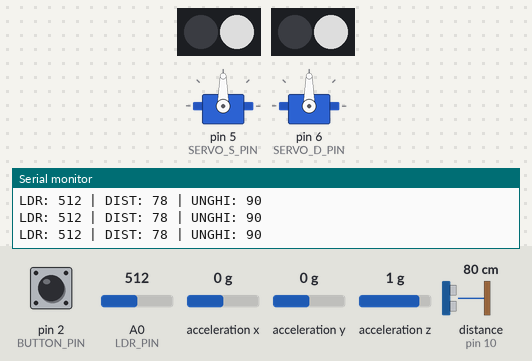
Bench run of a sketch on a simulated Arduino Uno, built with avr-gcc and run on an emulated ATmega328P. On the bench: 2 × 2 RGB LEDs in strip order, left to right, 2 × servo, the last lines printed to the serial monitor. Wiring (inferred from the names in the program): ultrasonic range finder: trigger pin 9; echo pin 10; MPU-6050 motion sensor at I2C address 0x68. Inputs (shaded band) come from the test bench; at power-on: pin 2 (BUTTON_PIN) HIGH, A0 (LDR_PIN) = 512, acceleration x 0 g, acceleration y 0 g, acceleration z 1 g, distance to the obstacle (sensor on pin 10) 80 cm. The echo pulse lasts 58.3 µs per cm; dim RGB values are drawn brighter than linear.

Above: at 3.5 s.
3.6 s: pin 2 (BUTTON_PIN) pulled LOW for 0.15 s
At 3.88 s:
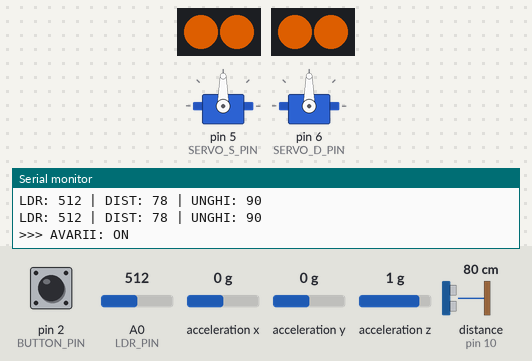
6.7 s: A0 (LDR_PIN) set to 308
9.7 s: A0 (LDR_PIN) set to 291
At 11.15 s:
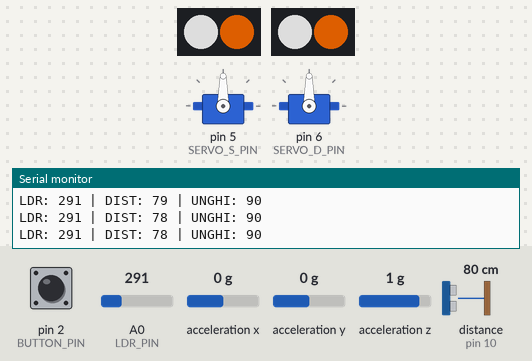
12.7 s: pin 2 (BUTTON_PIN) pulled LOW for 1 s
At 13.2 s:
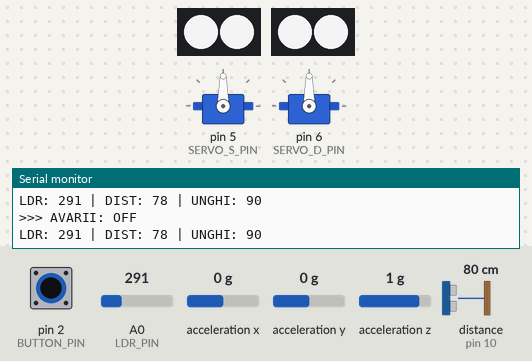
15.2 s: acceleration x set to -1.4 g
At 16.4 s:
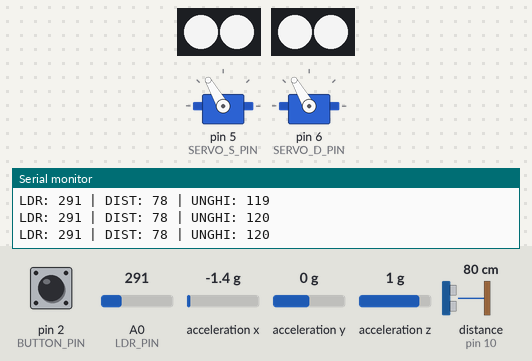
17.2 s: acceleration x set to 0.8 g
At 18.2 s:
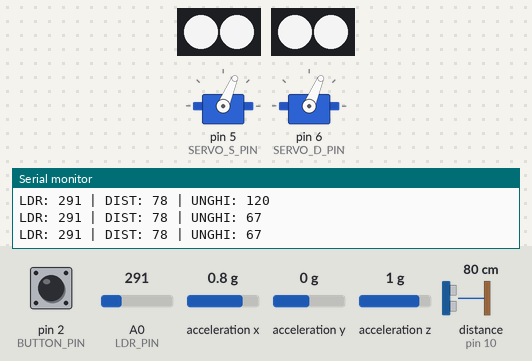
Timing chart, 0 to 19.8 s (numbered marks = the images above; inputs shaded):
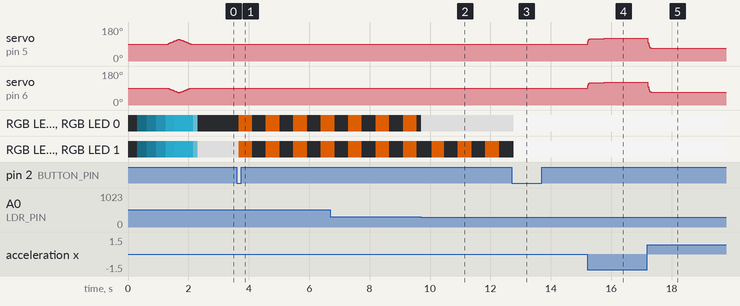

The sketch:

Faruri_Adaptive.ino
```cpp
#include <Servo.h>
#include <Adafruit_NeoPixel.h>
#include <Wire.h>

// --- PINI CONFIGURARE ---
#define LDR_PIN      A0
#define BUTTON_PIN   2
#define TRIG_PIN     9
#define ECHO_PIN     10
#define SERVO_S_PIN  5
#define SERVO_D_PIN  6
#define LED_S_PIN    7
#define LED_D_PIN    8

Adafruit_NeoPixel farS(2, LED_S_PIN, NEO_GRB + NEO_KHZ800);
Adafruit_NeoPixel farD(2, LED_D_PIN, NEO_GRB + NEO_KHZ800);
Servo sS, sD;

// --- VARIABILE CONTROL ---
float unghiF = 90;
bool avariiActive = false;
unsigned long tUltimulFlash = 0;
bool stareFlash = false;
unsigned long lastDebug = 0;

void setup() {
  Serial.begin(9600);
  Wire.begin();
  // Pornire Giroscop (MPU6050)
  Wire.beginTransmission(0x68); Wire.write(0x6B); Wire.write(0x00); Wire.endTransmission(true);

  farS.begin(); farD.begin();
  farS.setBrightness(200); farD.setBrightness(200);

  sS.attach(SERVO_S_PIN); sD.attach(SERVO_D_PIN);
  pinMode(BUTTON_PIN, INPUT_PULLUP);
  pinMode(TRIG_PIN, OUTPUT); pinMode(ECHO_PIN, INPUT);

  welcomeShow();
}

void loop() {
  // 1. CITIRE SENZORI
  int luminaRaw = analogRead(LDR_PIN);
  if (luminaRaw < 10) luminaRaw = 150; // Protectie: daca firul sare, fortam mod NOAPTE

  int dist = citesteDistanta();
  int16_t rawGiro = citesteGiro();
  bool esteNoapte = (luminaRaw < 300);

  // 2. LOGICA BUTON AVARII (Anti-Spam)
  static bool butonLock = false;
  bool bNew = digitalRead(BUTTON_PIN);
  if (bNew == LOW && !butonLock) {
    avariiActive = !avariiActive;
    Serial.print(">>> AVARII: "); Serial.println(avariiActive ? "ON" : "OFF");
    butonLock = true;
    delay(50);
  }
  if (bNew == HIGH) butonLock = false;

  // 3. CALCUL DIRECTIE (Calibrat si Snappy)
  int tinta = map(rawGiro, -17000, 17000, 120, 60);
  float factorViteza = 0.45;
  unghiF = (unghiF * (1.0 - factorViteza)) + (constrain(tinta, 60, 120) * factorViteza);

  // 4. LOGICA DE ILUMINARE SI MISCARE
  if (avariiActive) {
    executaAvarii(esteNoapte);
    sS.write(90); sD.write(90);
  }
  else {
    if (esteNoapte) {
      if (dist > 30 || dist == 0) {
        // --- MOD: NOAPTE LIBER (FULL BRIGHT) ---
        farS.setBrightness(220); farD.setBrightness(220);
        farS.fill(farS.Color(255, 255, 255));
        farD.fill(farD.Color(255, 255, 255));

        sS.write((int)unghiF);
        sD.write((int)unghiF);
      }
      else {
        // --- MOD: NOAPTE OBSTACOL (DIMMED) ---
        farS.setBrightness(60); farD.setBrightness(60);
        farS.fill(farS.Color(255, 255, 255)); // FIX: era setPixelColor(1,...) -> aprindea doar un LED
        farD.fill(farD.Color(255, 255, 255));

        sS.write((int)unghiF);
        sD.write((int)unghiF);
      }
    }
    else {
      // --- MOD: ZI (DRL) ---
      farS.setBrightness(150); farD.setBrightness(150);
      farS.clear(); farD.clear();
      farS.setPixelColor(1, 255, 255, 255);
      farD.setPixelColor(1, 255, 255, 255);

      sS.write(90); sD.write(90);
    }
  }
  farS.show(); farD.show();

  // 5. DEBUG
  if (millis() - lastDebug > 400) {
    Serial.print("LDR: "); Serial.print(luminaRaw);
    Serial.print(" | DIST: "); Serial.print(dist);
    Serial.print(" | UNGHI: "); Serial.println((int)unghiF);
    lastDebug = millis();
  }
  delay(15);
}

// --- FUNCTII SISTEM ---

void executaAvarii(bool noapte) {
  if (millis() - tUltimulFlash > 450) {
    stareFlash = !stareFlash;
    tUltimulFlash = millis();
  }

  if (noapte) {
    farS.setPixelColor(0, 255, 255, 255);
    farD.setPixelColor(0, 255, 255, 255);

    if (stareFlash) {
      farS.setPixelColor(1, 255, 110, 0);
      farD.setPixelColor(1, 255, 110, 0);
    } else {
      farS.setPixelColor(1, 0, 0, 0);
      farD.setPixelColor(1, 0, 0, 0);
    }
  } else {
    if (stareFlash) {
      farS.fill(farS.Color(255, 110, 0));
      farD.fill(farD.Color(255, 110, 0));
    } else {
      farS.clear();
      farD.clear();
    }
  }
}

void welcomeShow() {
  sS.write(90); sD.write(90);
  farS.setBrightness(0); farD.setBrightness(0);

  // Fade-in Cyan
  for(int b = 0; b <= 120; b++) {
    uint32_t cyan = farS.ColorHSV(35000, 200, b * 2);
    farS.fill(cyan); farD.fill(cyan);
    farS.setBrightness(b); farD.setBrightness(b);
    farS.show(); farD.show();
    delay(10);
  }
  // Scanare
  for(int unghi = 0; unghi <= 25; unghi++) {
    sS.write(90 + unghi); sD.write(90 - unghi); delay(15);
  }
  for(int unghi = 25; unghi >= 0; unghi--) {
    sS.write(90 + unghi); sD.write(90 - unghi); delay(15);
  }
  // Tranzitie Alb
  for(int s = 200; s >= 0; s -= 10) {
    uint32_t transition = farS.ColorHSV(35000, s, 255);
    farS.fill(transition); farD.fill(transition);
    farS.show(); farD.show(); delay(10);
  }
  farS.setBrightness(200); farD.setBrightness(200);
}

int citesteDistanta() {
  digitalWrite(TRIG_PIN, LOW); delayMicroseconds(2);
  digitalWrite(TRIG_PIN, HIGH); delayMicroseconds(10);
  digitalWrite(TRIG_PIN, LOW);
  long dur = pulseIn(ECHO_PIN, HIGH, 20000);
  return (dur == 0) ? 400 : dur * 0.034 / 2;
}

int16_t citesteGiro() {
  Wire.beginTransmission(0x68); Wire.write(0x3B); Wire.endTransmission(false);
  Wire.requestFrom(0x68, 2, true);
  return (Wire.available() >= 2) ? (Wire.read() << 8 | Wire.read()) : 0;
}
```

Measured:
- the behaviour switches between 300 and 299 on A0 (LDR_PIN) (found by bisection; images 1 and 2)
- after the input at 3.6 s, RGB LED 0, RGB LED 1, RGB LED 0, RGB LED 1: alternates RGB(150, 64, 0) for 0.45 s and off for 0.45 s, starting after 0.06 s
- after the input at 15.2 s, servo on pin 5 (SERVO_S_PIN), servo on pin 6 (SERVO_D_PIN): 90° → 119° at once, → 120° 0.54 s later
- after the input at 17.2 s, servo on pin 5 (SERVO_S_PIN), servo on pin 6 (SERVO_D_PIN): 120° → 67° at once
